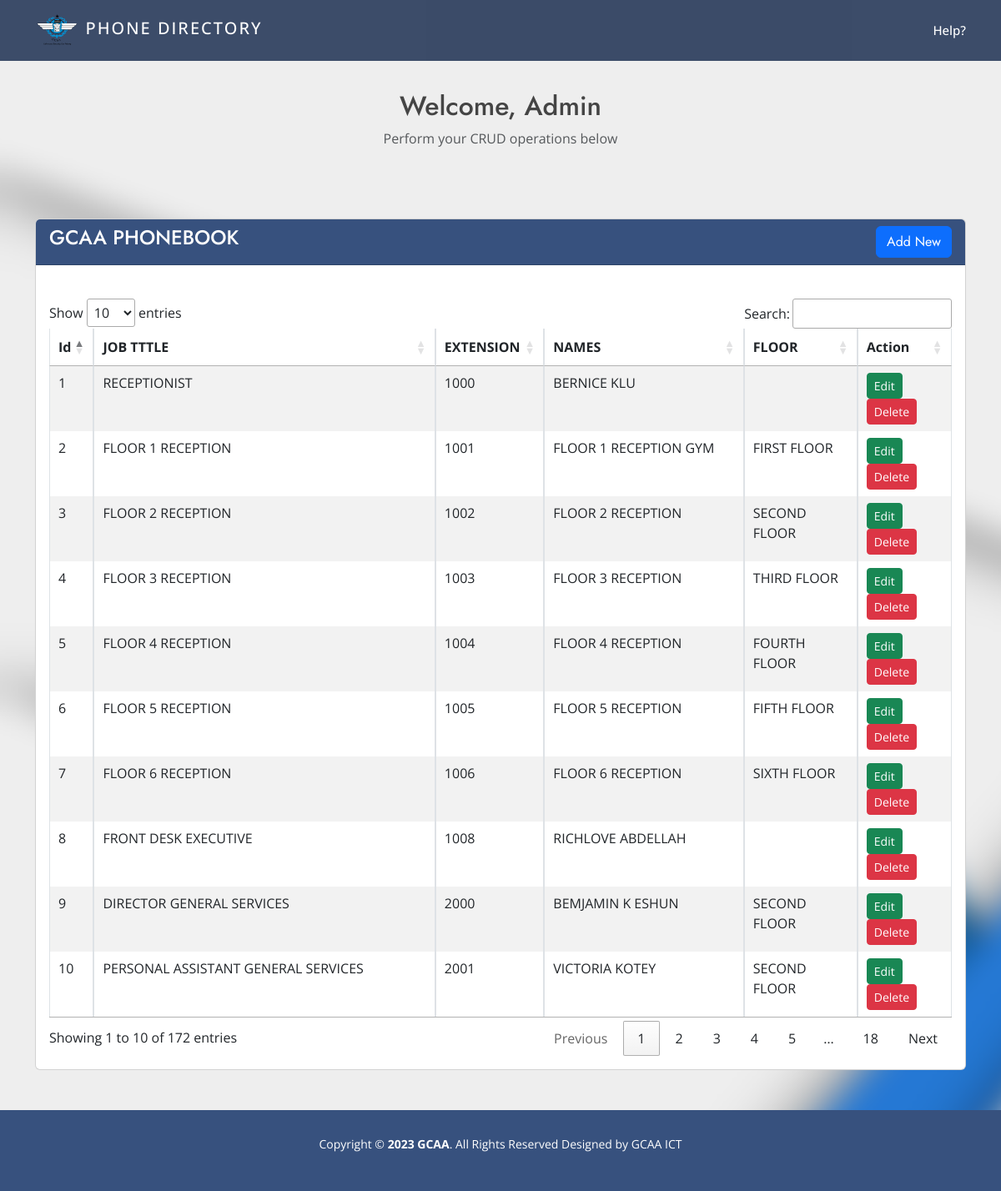
Screenshot of /admindex.php with the database file from the repository.
### tables this page shows
CREATE TABLE `phonebook1` (
  `id` int(50) NOT NULL,
  `JOBTITLE` text NOT NULL,
  `EXTENSION` int(50) NOT NULL,
  `NAMES` text NOT NULL,
  `FLOOR` text NOT NULL
);

### admindex.php (the view, shortened to what this page needs)
<?php include('partials/_head.php') ?>
<link rel="stylesheet" href="https://maxcdn.bootstrapcdn.com/font-awesome/4.7.0/css/font-awesome.min.css">
<section class="Getstarted">
    <div class="section pb0 card-body ">
      <h2 class="text-center mt-5">Welcome, Admin</h2>
        <p class="text-center text-muted mb-4">Perform your CRUD operations below</p>
    </div>
</section>
<div class="container ">
    <div class="row">
        <div class="col-md-12">
            <div class="card">
                <div class="card-header" style="background-color: #37517e;">
                    <h4 class="text-white">GCAA PHONEBOOK
                        <a href="addnew.php" class="btn btn-primary float-end">Add New</a>
                    </h4>
                </div>
                <div class="card-body">
                    <table class="table table-bordered table-striped" id="phoneboooklist">
                        <thead>
                            <tr>
                                <th>Id</th>
                                <th>JOB TTTLE</th>
                                <th>EXTENSION</th>
                                <th>NAMES</th>
                                <th>FLOOR</th>
                                <th>Action</th>
                            </tr>
                        </thead>
                        <tbody>
                            <?php
                            $query = "SELECT * FROM phonebook1";
                            $query_run = mysqli_query($con, $query);
                            if (mysqli_num_rows($query_run) > 0) {
                                foreach ($query_run as $phonebook) {
                            ?>
                                    <tr>
                                        <td><?= $phonebook['id']; ?></td>
                                        <td><?= $phonebook['JOBTITLE']; ?></td>
                                        <td><?= $phonebook['EXTENSION']; ?></td>
                                        <td><?= $phonebook['NAMES']; ?></td>
                                        <td><?= $phonebook['FLOOR']; ?></td>
                                        <td>
                                            <a href="edit.php?id=<?= $phonebook['id']; ?>" class="btn btn-success btn-sm">Edit</a>
                                            <form action="editcode.php" method="POST" class="d-inline">
                                           <?php include('partials/_modal.php') ?>
                                            </form>
                                        </td>
                                    </tr>
                            <?php
                                }
                            } else {
                                echo "<h5> No Record Found </h5>";
                            }
                            ?>
<?php include('partials/_footer.php') ?>

### partials/_head.php (shortened to what this page needs)
<!DOCTYPE html>
<html lang="en">
<head>
    <link href="assets/vendor/aos/aos.css" rel="stylesheet">
    <link href="assets/vendor/bootstrap/css/bootstrap.min.css" rel="stylesheet">
    <link href="assets/vendor/bootstrap-icons/bootstrap-icons.css" rel="stylesheet">
    <link href="assets/vendor/boxicons/css/boxicons.min.css" rel="stylesheet">
    <link href="assets/vendor/glightbox/css/glightbox.min.css" rel="stylesheet">
    <link href="assets/vendor/remixicon/remixicon.css" rel="stylesheet">
    <link href="assets/vendor/swiper/swiper-bundle.min.css" rel="stylesheet">
    <link href="https://cdn.jsdelivr.net/npm/bootstrap@5.3.0-alpha1/dist/css/bootstrap.min.css" rel="stylesheet">
    <link href="assets/css/style.css" rel="stylesheet">
    <link rel="stylesheet" href="https://cdn.datatables.net/1.13.6/css/jquery.dataTables.css" />
</head>
<header id="header" class="fixed-top header-inner-pages">
    <div class="container d-flex align-items-center">
        <a href="index.php" class="logo me-auto text-white fs-5">
            <img src="assets/img/app.png">
            <?= $title ?? "PHONE DIRECTORY" ?>
        </a>
        <nav id="navbar" class="navbar">
            <ul>
                <?php if (isset($_SESSION['user_id'])) { ?>
                    <li><a class="nav-link scrollto" href="index.php">Home</a></li>
                    <li><a class="nav-link scrollto" href="admindex.php">Admin Dashboard</a></li>
                    <li><a class="getstarted scrollto" href="logout.php" style="background-color: red;">Logout</a></li>
                <?php } else { ?>
                    <li><a class="nav-link scrollto" href="help.php">Help?</a></li>
                <?php }
                ?>
            </ul>
        </nav>
    </div>
</header>
<main id="main">

### partials/_modal.php (shortened to what this page needs)
<a href="#myModal" class="trigger-btn btn btn-danger btn-sm" data-toggle="modal">Delete</a>
</div>

### partials/_footer.php (shortened to what this page needs)
</main>
<footer id="footer" class="sticky-footer">
    <div class=" footer-bottom text-center ">
        <p>
            Copyright &copy; <strong><span>2023 GCAA</span></strong>. All Rights Reserved Designed by GCAA ICT
        </p>
    </div>
</footer>
</body>
</html>

### assets/css/style.css (style rules this page uses)
.card-header { font-size: 1.9rem; font-weight: 500; color: #000000; margin-bottom: 1.5rem; }
.row { row-gap: 3rem; }
a { color: #47b2e4; text-decoration: none; }
h1, h2, h3, h4, h5, h6 { font-family: "Jost", sans-serif; }
#header { transition: all 0.5s; z-index: 997; padding: 15px 0; }
#header.header-scrolled, #header.header-inner-pages { background: rgba(40, 58, 90, 0.9); }
#header .logo { font-size: 30px; margin: 0; padding: 0; line-height: 1; font-weight: 500; letter-spacing: 2px; text-transform: uppercase; }
#header .logo img { max-height: 40px; }
.navbar { padding: 0; }
.navbar ul { margin: 0; padding: 0; display: flex; list-style: none; align-items: center; }
.navbar li { position: relative; }
.navbar a, .navbar a:focus { display: flex; align-items: center; justify-content: space-between; padding: 10px 0 10px 30px; font-size: 15px; font-weight: 500; color: #fff; white-space: nowrap; transition: 0.3s; }
section { padding: 60px 0; overflow: hidden; }
#footer { font-size: 14px; background: #37517e; }
#footer .footer-bottom { padding-top: 30px; padding-bottom: 30px; color: #fff; }

### partials/_footer.php (style rules this page uses)
.sticky-footer { position: sticky; top: 100%; }

### rows the page displays
phonebook1: id "1", JOBTITLE "RECEPTIONIST", EXTENSION "1000", NAMES "BERNICE KLU"
phonebook1: id "2", JOBTITLE "FLOOR 1 RECEPTION", EXTENSION "1001", NAMES "FLOOR 1 RECEPTION GYM", FLOOR "FIRST FLOOR"
phonebook1: id "3", JOBTITLE "FLOOR 2 RECEPTION", EXTENSION "1002", NAMES "FLOOR 2 RECEPTION", FLOOR "SECOND FLOOR"
phonebook1: id "4", JOBTITLE "FLOOR 3 RECEPTION", EXTENSION "1003", NAMES "FLOOR 3 RECEPTION", FLOOR "THIRD FLOOR"
phonebook1: id "5", JOBTITLE "FLOOR 4 RECEPTION", EXTENSION "1004", NAMES "FLOOR 4 RECEPTION", FLOOR "FOURTH FLOOR"
phonebook1: id "6", JOBTITLE "FLOOR 5 RECEPTION", EXTENSION "1005", NAMES "FLOOR 5 RECEPTION", FLOOR "FIFTH FLOOR"
phonebook1: id "7", JOBTITLE "FLOOR 6 RECEPTION", EXTENSION "1006", NAMES "FLOOR 6 RECEPTION", FLOOR "SIXTH FLOOR"
phonebook1: id "8", JOBTITLE "FRONT DESK EXECUTIVE", EXTENSION "1008", NAMES "RICHLOVE ABDELLAH"
phonebook1: id "9", JOBTITLE "DIRECTOR GENERAL SERVICES", EXTENSION "2000", NAMES "BEMJAMIN K ESHUN", FLOOR "SECOND FLOOR"
phonebook1: id "10", JOBTITLE "PERSONAL ASSISTANT GENERAL SERVICES", EXTENSION "2001", NAMES "VICTORIA KOTEY", FLOOR "SECOND FLOOR"

### other values shown
$title "PHONE DIRECTORY"
